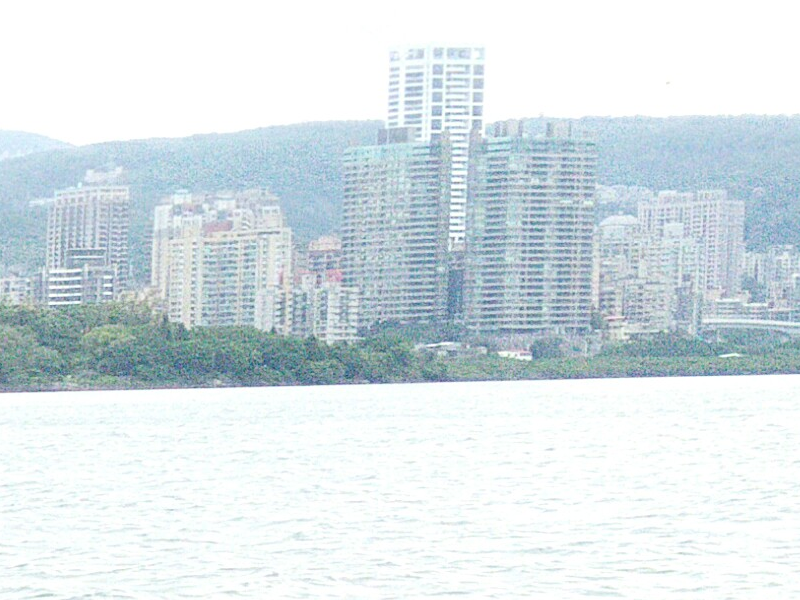
#> input picture HW/HW01/images/p1im1.png, 800 x 600 px
$ python hw01.py images/p1im1.png
#> lines starting #> are read from the running program, lines starting #| are printed output that depends on the picture
### HW/HW01/intensity_transform.py
import numpy as np

# [9 lines left out: function ConstrastAdjust, not called in this run]

def GammaCorrection(dst, gamma):
    dst = (dst / 255) ** (1 / gamma)
    dst = dst * 255
    dst[dst > 255] = 255
    dst[dst < 0] = 0

    return dst

# [51 lines left out: functions LogTransform, pixelVal, HistogramEqual, not called in this run]

### HW/HW01/hw01.py
import numpy as np
import sys
import cv2

from intensity_transform import *
from noise_reduction import *
from bilateral_filter import *

path = sys.argv[1]
img = cv2.imread(path)
#> img is the input picture: shape (600, 800, 3); mean B, G, R 230.8, 226.5, 215.9
row, col, channel = img.shape
#> row = 600; col = 800; channel = 3

dst = img.copy()

# dst = ConstrastAdjust(dst, 0.5, 50)
dst = GammaCorrection(dst, 2.2)
#> in GammaCorrection, `dst = (dst / 255) ** (1 / gamma)`:
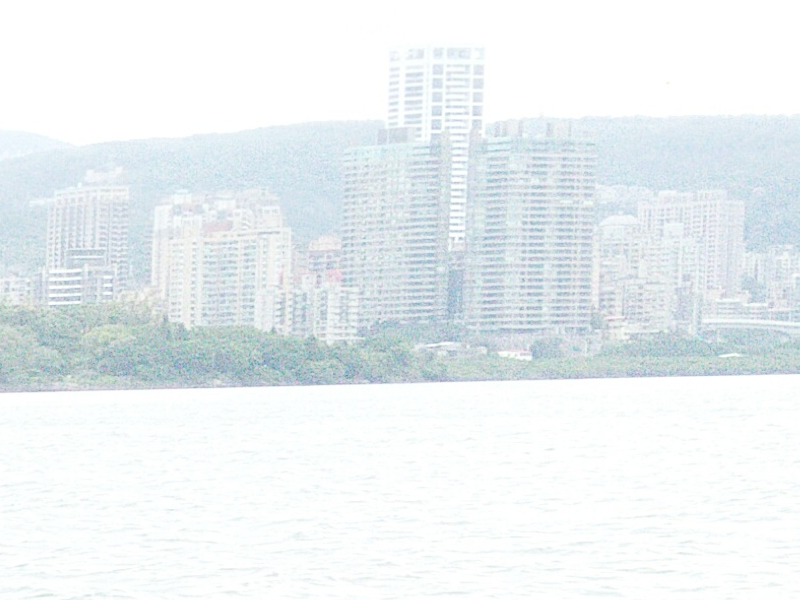
#> dst: shape (600, 800, 3) float64; mean of channels 0, 1, 2 0.953, 0.944, 0.921; drawn as B, G, R
# [4 lines of commented-out code are left out]

dst_extend = np.zeros((row + 2, col + 2, channel))

for i in range(1, row + 1):
    for j in range(1, col + 1):
        dst_extend[i][j] = dst[i-1][j-1]

# [5 lines of commented-out code are left out]

dst = np.round(dst)
dst = dst.astype(np.uint8)

cv2.imshow('img', img)
cv2.imshow('dst', dst)

cv2.waitKey(0)

cv2.imwrite("images/test.png", dst)
cv2.destroyAllWindows()

$ run again, on HW/HW01/images/p1im3.png
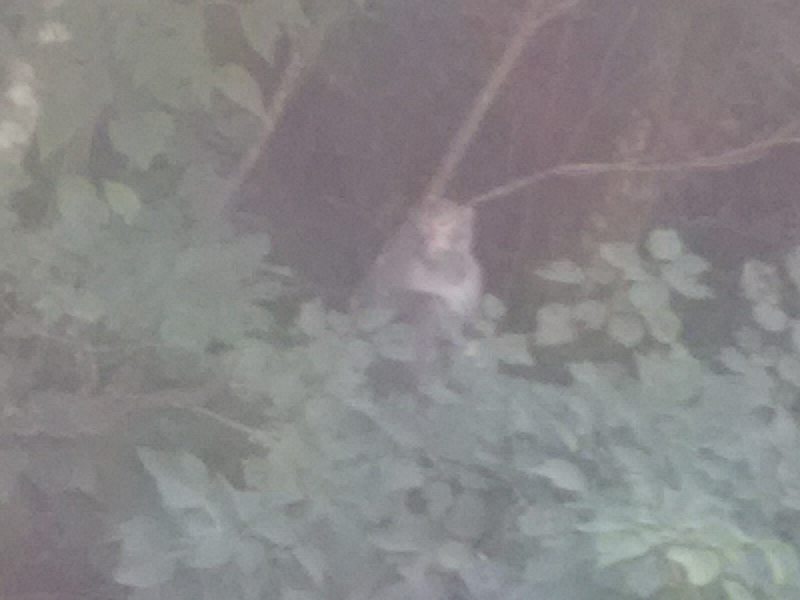
#> input picture HW/HW01/images/p1im3.png, 800 x 600 px
#> img is the input picture: shape (600, 800, 3); mean B, G, R 135.2, 134.3, 135.6
#> in GammaCorrection, `dst = (dst / 255) ** (1 / gamma)`:
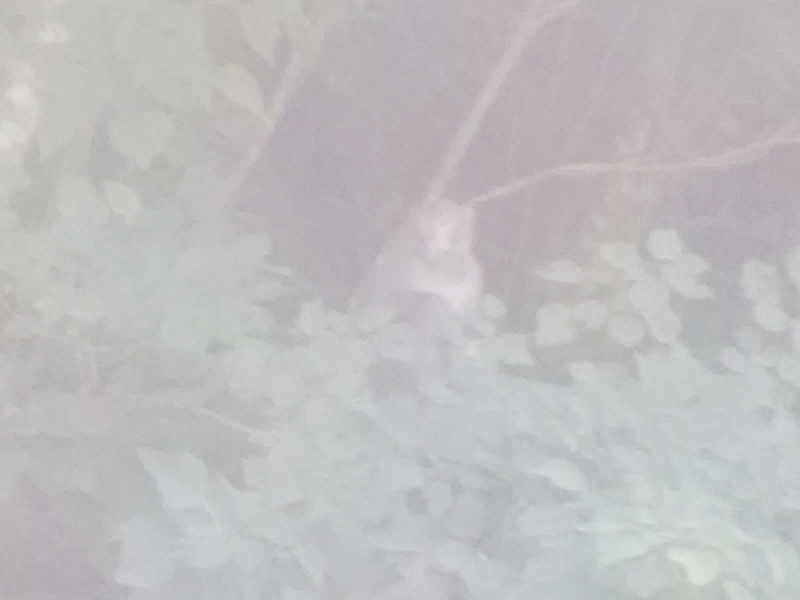
#> dst: shape (600, 800, 3) float64; mean of channels 0, 1, 2 0.748, 0.746, 0.75; drawn as B, G, R

$ run again, on HW/HW01/images/p1im4.png
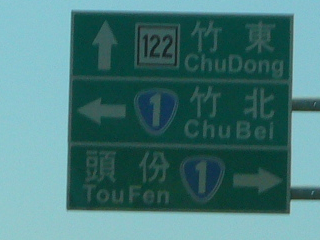
#> input picture HW/HW01/images/p1im4.png, 320 x 240 px
#> img is the input picture: shape (240, 320, 3); mean B, G, R 122.1, 122.1, 71.8
#> in GammaCorrection, `dst = (dst / 255) ** (1 / gamma)`:
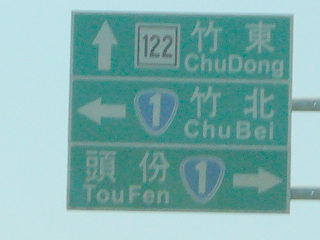
#> dst: shape (240, 320, 3) float64; mean of channels 0, 1, 2 0.687, 0.692, 0.505; drawn as B, G, R
#> after the loop `for i in range(1, row + 1):`:
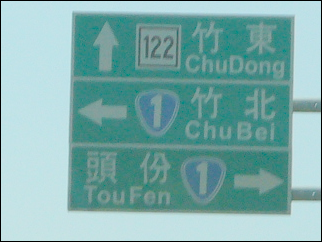
#> dst_extend: shape (242, 322, 3) float64; mean of channels 0, 1, 2 172.7, 174, 127; drawn as B, G, R

$ run again, on HW/HW01/images/p1im5.png
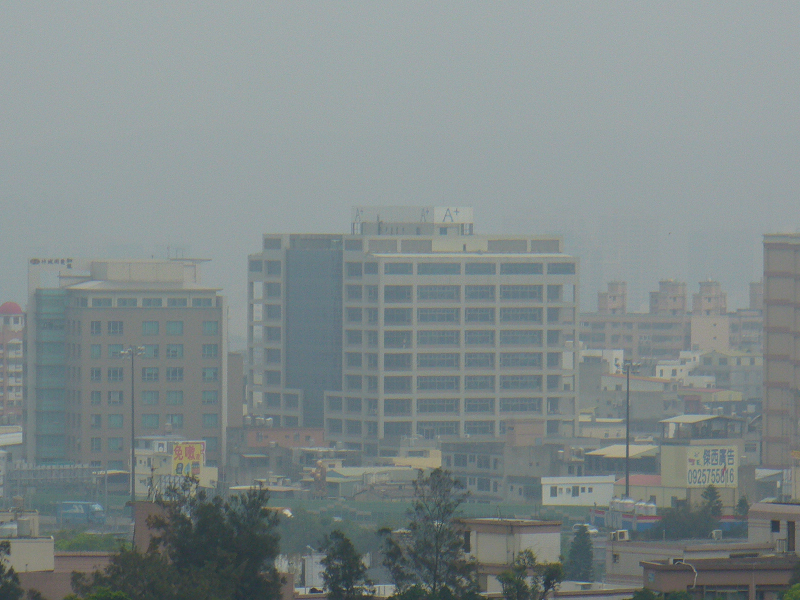
#> input picture HW/HW01/images/p1im5.png, 800 x 600 px
#> img is the input picture: shape (600, 800, 3); mean B, G, R 137.8, 137.7, 128
#> in GammaCorrection, `dst = (dst / 255) ** (1 / gamma)`:
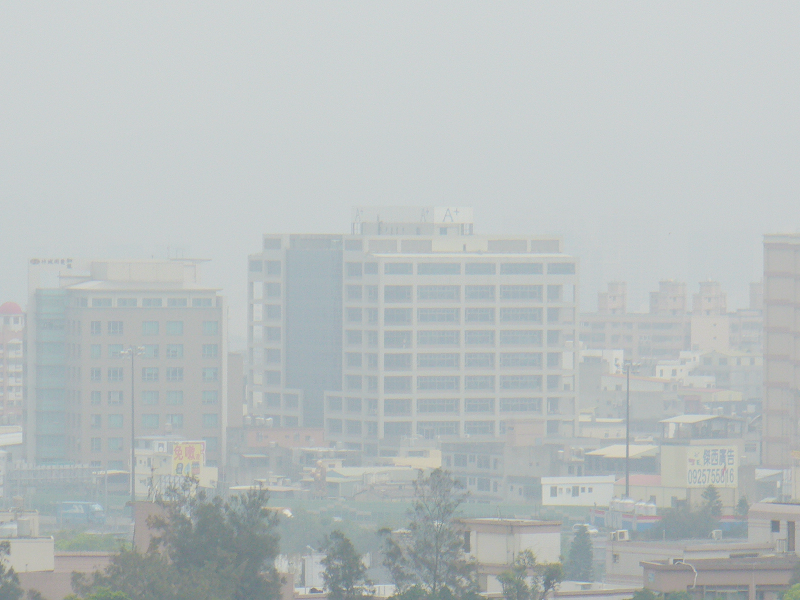
#> dst: shape (600, 800, 3) float64; mean of channels 0, 1, 2 0.751, 0.751, 0.726; drawn as B, G, R
